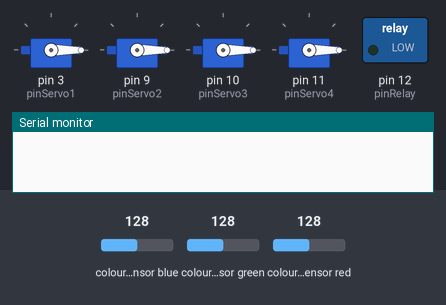
This sketch was run on a simulated Arduino Uno, built with avr-gcc and run on an emulated ATmega328P. Parts: 4 × servo, switched loads named in the sketch (green lamp = pin HIGH), the last lines printed to the serial monitor. Wiring (inferred from the names in the program): TCS3200 colour sensor: output pin 8; S2 pin 6; S3 pin 7; S0 pin 4; S1 pin 5. The test bench sets the inputs (shaded band); at power-on: colour sensor blue 128, colour sensor green 128, colour sensor red 128. Pins used as bus, display or sensor lines are not drawn.

Above: at 1.2 s.
1.3 s: colour sensor blue set to 48
At 2.5 s:
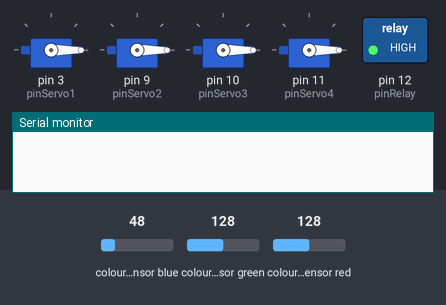
At 4.1 s:
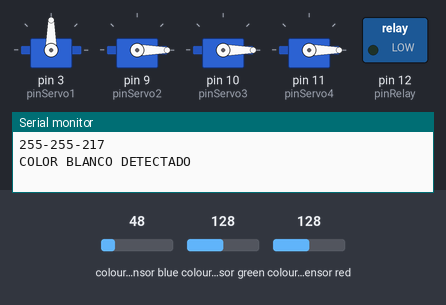
4.3 s: colour sensor blue set to 41
Timing chart, 0 to 7.3 s (numbered marks = the images above; inputs shaded):
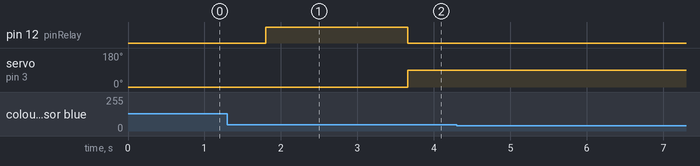

The sketch:

Desaf_o_2_Pauta_GPT.ino
```cpp
#include <Servo.h>

//------------------------- SENSOR TCS3200 -------------------------
#define S0 4
#define S1 5
#define S2 6
#define S3 7
#define sensorOut 8

// Calibración (ajustar según pruebas individuales)
int redMin = 77, redMax = 119;
int greenMin = 85, greenMax = 167;
int blueMin = 73, blueMax = 140;

//------------------------- ACTUADORES -------------------------
Servo servo1;  // Blanco
Servo servo2;  // Verde
Servo servo3;  // Azul
Servo servo4;  // Negro

#define pinServo1 3
#define pinServo2 9
#define pinServo3 10
#define pinServo4 11
#define pinRelay 12

int angulo = 90;  // Ángulo de activación

// ------------------------- SETUP -------------------------
void setup() {
  Serial.begin(9600);

  // Configurar pines sensor
  pinMode(S0, OUTPUT); digitalWrite(S0, HIGH);
  pinMode(S1, OUTPUT); digitalWrite(S1, LOW);
  pinMode(S2, OUTPUT);
  pinMode(S3, OUTPUT);
  pinMode(sensorOut, INPUT);

  // Inicializar servos y relay
  servo1.attach(pinServo1);
  servo2.attach(pinServo2);
  servo3.attach(pinServo3);
  servo4.attach(pinServo4);
  pinMode(pinRelay, OUTPUT);
  digitalWrite(pinRelay, LOW);  // Cinta encendida

  // angulo inicial del servo
  servo1.write(0);
  servo2.write(0);
  servo3.write(0);
  servo4.write(0);
}

// ------------------------- LOOP -------------------------
void loop() {
  if (colorDetectado()) {
    digitalWrite(pinRelay, HIGH); // Detener cinta
    delay(50); // Estabilizar lectura

    int rojo = Valor_RGB("rojo");
    int verde = Valor_RGB("verde");
    int azul = Valor_RGB("azul");
    Serial.print(rojo);
    Serial.print("-");
    Serial.print(verde);
    Serial.print("-");
    Serial.println(azul);


    // Clasificación por color
    if (rojo > 200 && verde > 200 && azul > 200) {
      Serial.println("COLOR BLANCO DETECTADO");
      accionarServo(servo1);
    }
    else if (verde > rojo + 30 && verde > azul + 30 && verde > 80) {
      Serial.println("COLOR VERDE DETECTADO");
      accionarServo(servo2);
    }
    else if (azul > rojo + 30 && azul > verde + 30 && azul > 80) {
      Serial.println("COLOR AZUL DETECTADO");
      accionarServo(servo3);
    }
    else if (rojo <60 && verde < 60 && azul < 60) {
      Serial.println("COLOR NEGRO DETECTADO");
      accionarServo(servo4);
    }
    else {
      Serial.println("COLOR NO CLASIFICADO");
      digitalWrite(pinRelay, LOW);
      delay(50);
    }
  } else {
    Serial.println("ERROR: No se detecta color.");
    digitalWrite(pinRelay, LOW); // Continuar cinta
    delay(100);
  }
}

// ------------------------- FUNCIONES -------------------------

int Valor_RGB(String color) {
  int r, g, b;

  // Rojo
  digitalWrite(S2, LOW);
  digitalWrite(S3, LOW);
  int redPW = pulseIn(sensorOut, LOW);
  redPW = constrain(redPW, redMin, redMax);
  r = constrain(map(redPW, redMin, redMax, 255, 0), 0, 255);
  delay(200);

  // Verde
  digitalWrite(S2, HIGH);
  digitalWrite(S3, HIGH);
  int greenPW = pulseIn(sensorOut, LOW);
  greenPW = constrain(greenPW, greenMin, greenMax);
  g = constrain(map(greenPW, greenMin, greenMax, 255, 0), 0, 255);
  delay(200);

  // Azul
  digitalWrite(S2, LOW);
  digitalWrite(S3, HIGH);
  int bluePW = pulseIn(sensorOut, LOW);
  bluePW = constrain(bluePW, blueMin, blueMax);
  b = constrain(map(bluePW, blueMin, blueMax, 255, 0), 0, 255);
  delay(200);

  if (color == "rojo") return r;
  if (color == "verde") return g;
  if (color == "azul") return b;
  return 0;
}

bool colorDetectado() {
  int r = Valor_RGB("rojo");
  int g = Valor_RGB("verde");
  int b = Valor_RGB("azul");
  return (r > 0 || g > 0 || b > 0);
}

void accionarServo(Servo& servo) {
  servo.write(angulo);
  digitalWrite(pinRelay, LOW); // Activar cinta para que objeto caiga
  delay(10000);
  servo.write(angulo - 90);    // Volver a posición inicial
}
```

Measured:
- after the input at 4.3 s, every drawn part: stays the same
